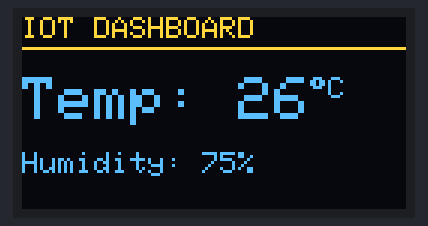
This sketch was run on a simulated Arduino Uno, built with avr-gcc and run on an emulated ATmega328P. Shown: 128×64 one-colour display. The OLED is the two-colour kind (top 16 rows yellow).

Above: at 0.1 s.

The sketch:

oled_basic.ino
```cpp
#include <Wire.h>
#include <Adafruit_GFX.h>
#include <Adafruit_SSD1306.h>

#define SCREEN_WIDTH 128
#define SCREEN_HEIGHT 64

Adafruit_SSD1306 display(SCREEN_WIDTH, SCREEN_HEIGHT, &Wire, -1);

void setup() {
  Serial.begin(9600);

  // Cek address 0x3C
  if(!display.begin(SSD1306_SWITCHCAPVCC, 0x3C)) {
    Serial.println(F("SSD1306 allocation failed"));
    for(;;);
  }

  display.clearDisplay();
  display.display();
}

void loop() {
  // Simulasi data sensor
  int suhu = 26;
  int kelembaban = 75;

  display.clearDisplay(); // 1. Hapus layar dulu

  // --- Header ---
  display.setTextSize(1);
  display.setTextColor(WHITE);
  display.setCursor(0, 0);
  display.print("IOT DASHBOARD");
  display.drawLine(0, 10, 128, 10, WHITE); // Garis pemisah

  // --- Data Utama ---
  display.setTextSize(2); // Ukuran besar untuk angka
  display.setCursor(0, 20);
  display.print("Temp: ");
  display.print(suhu);
  display.setTextSize(1); // Ukuran kecil untuk satuan
  display.cp437(true);    // Enable simbol khusus
  display.write(248);     // Kode ASCII untuk simbol Derajat (°)
  display.print("C");

  // --- Data Kedua ---
  display.setTextSize(1);
  display.setCursor(0, 45);
  display.print("Humidity: ");
  display.print(kelembaban);
  display.print("%");

  display.display(); // 2. Tampilkan semua perubahan

  delay(2000);
}
```
